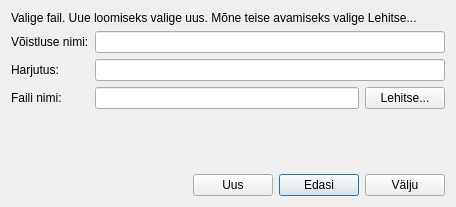
<?xml version="1.0" encoding="UTF-8"?>
<ui version="4.0">
 <class>ValikKastClass</class>
 <widget class="QDialog" name="ValikKastClass">
  <property name="geometry">
   <rect>
    <x>0</x>
    <y>0</y>
    <width>456</width>
    <height>207</height>
   </rect>
  </property>
  <property name="windowTitle">
   <string>Finaal</string>
  </property>
  <layout class="QVBoxLayout" name="verticalLayout">
   <item>
    <widget class="QLabel" name="label">
     <property name="text">
      <string>Valige fail. Uue loomiseks valige uus. Mõne teise avamiseks valige Lehitse...</string>
     </property>
     <property name="wordWrap">
      <bool>true</bool>
     </property>
    </widget>
   </item>
   <item>
    <layout class="QGridLayout" name="gridLayout">
     <item row="0" column="0">
      <widget class="QLabel" name="label_2">
       <property name="text">
        <string>Võistluse nimi:</string>
       </property>
      </widget>
     </item>
     <item row="0" column="1" colspan="2">
      <widget class="QLineEdit" name="voistluseNimi">
       <property name="toolTip">
        <string>Praegu valitava võistluse nimi</string>
       </property>
       <property name="readOnly">
        <bool>true</bool>
       </property>
      </widget>
     </item>
     <item row="1" column="0">
      <widget class="QLabel" name="label_4">
       <property name="text">
        <string>Harjutus:</string>
       </property>
      </widget>
     </item>
     <item row="1" column="1" colspan="2">
      <widget class="QLineEdit" name="alaNimi">
       <property name="toolTip">
        <string>Toimumise aeg ja koht</string>
       </property>
      </widget>
     </item>
     <item row="2" column="0">
      <widget class="QLabel" name="label_3">
       <property name="text">
        <string>Faili nimi:</string>
       </property>
      </widget>
     </item>
     <item row="2" column="1">
      <widget class="QLineEdit" name="failiNimi">
       <property name="toolTip">
        <string>Võistluse faili nimi</string>
       </property>
      </widget>
     </item>
     <item row="2" column="2">
      <widget class="QPushButton" name="avaNupp">
       <property name="toolTip">
        <string>Siia vajutades saate otsida teise faili, mida avada</string>
       </property>
       <property name="text">
        <string>Lehitse...</string>
       </property>
      </widget>
     </item>
    </layout>
   </item>
   <item>
    <spacer name="verticalSpacer">
     <property name="orientation">
      <enum>Qt::Vertical</enum>
     </property>
     <property name="sizeHint" stdset="0">
      <size>
       <width>20</width>
       <height>35</height>
      </size>
     </property>
    </spacer>
   </item>
   <item>
    <layout class="QHBoxLayout" name="horizontalLayout">
     <item>
      <spacer name="horizontalSpacer">
       <property name="orientation">
        <enum>Qt::Horizontal</enum>
       </property>
       <property name="sizeHint" stdset="0">
        <size>
         <width>128</width>
         <height>20</height>
        </size>
       </property>
      </spacer>
     </item>
     <item>
      <widget class="QPushButton" name="uusNupp">
       <property name="toolTip">
        <string>Siia vajutades saate luua uue võistluse ja faili</string>
       </property>
       <property name="text">
        <string>Uus</string>
       </property>
      </widget>
     </item>
     <item>
      <widget class="QPushButton" name="edasiNupp">
       <property name="toolTip">
        <string>Selle võistluse ja faili avamiseks vajutage siia</string>
       </property>
       <property name="text">
        <string>Edasi</string>
       </property>
       <property name="default">
        <bool>true</bool>
       </property>
      </widget>
     </item>
     <item>
      <widget class="QPushButton" name="valjuNupp">
       <property name="text">
        <string>Välju</string>
       </property>
      </widget>
     </item>
    </layout>
   </item>
  </layout>
 </widget>
 <layoutdefault spacing="6" margin="11"/>
 <resources/>
 <connections>
  <connection>
   <sender>valjuNupp</sender>
   <signal>clicked()</signal>
   <receiver>ValikKastClass</receiver>
   <slot>reject()</slot>
   <hints>
    <hint type="sourcelabel">
     <x>445</x>
     <y>169</y>
    </hint>
    <hint type="destinationlabel">
     <x>302</x>
     <y>98</y>
    </hint>
   </hints>
  </connection>
 </connections>
</ui>
